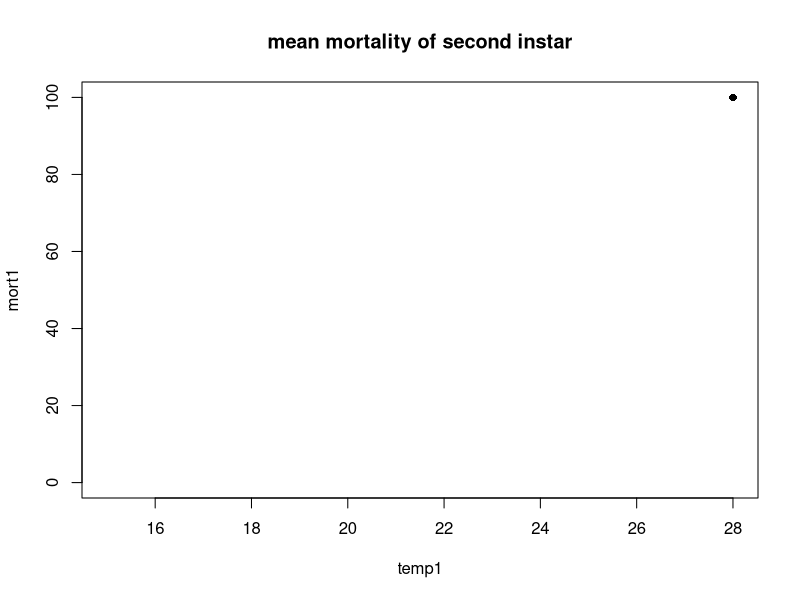
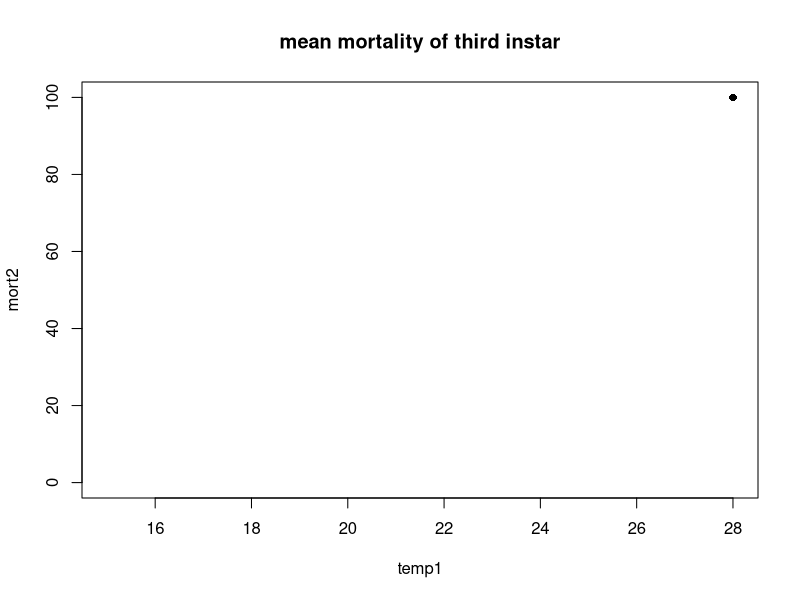
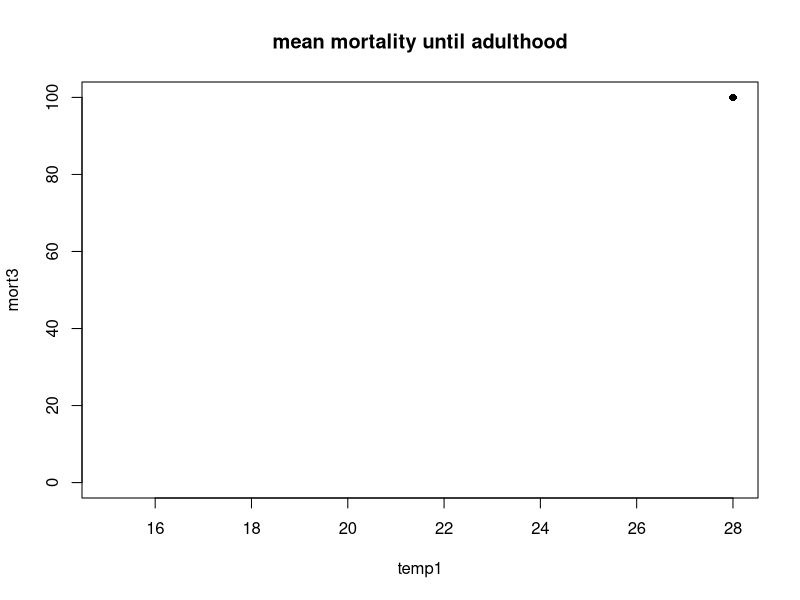
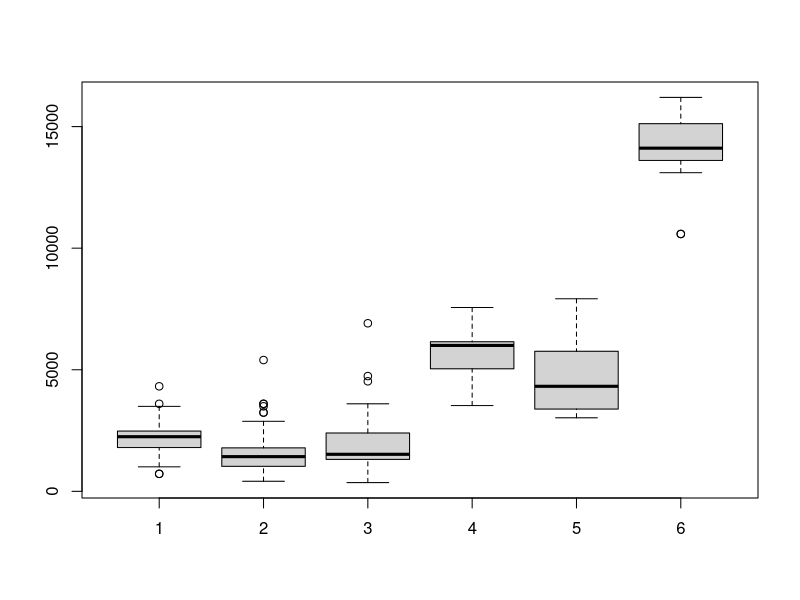
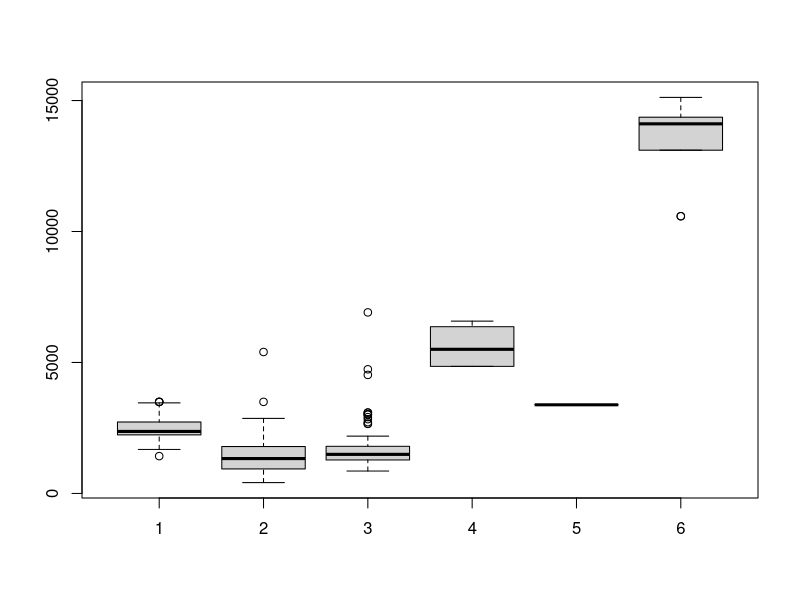
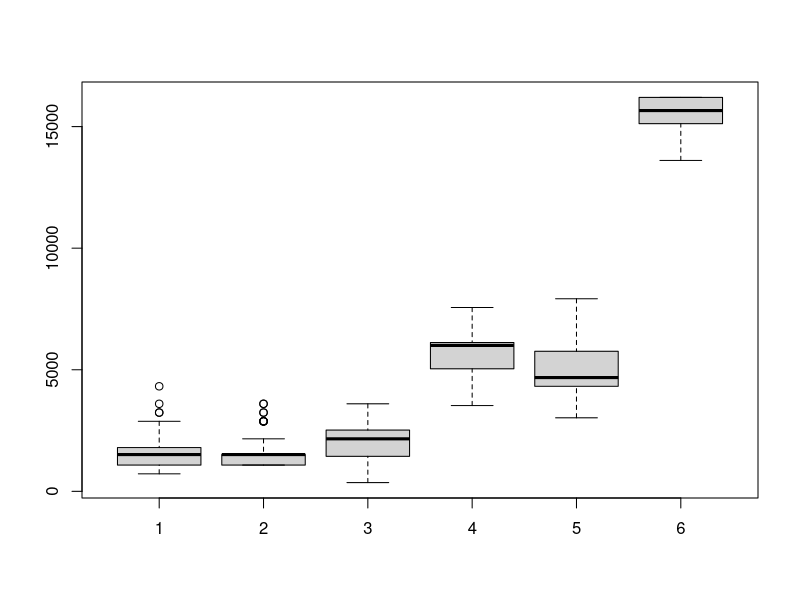
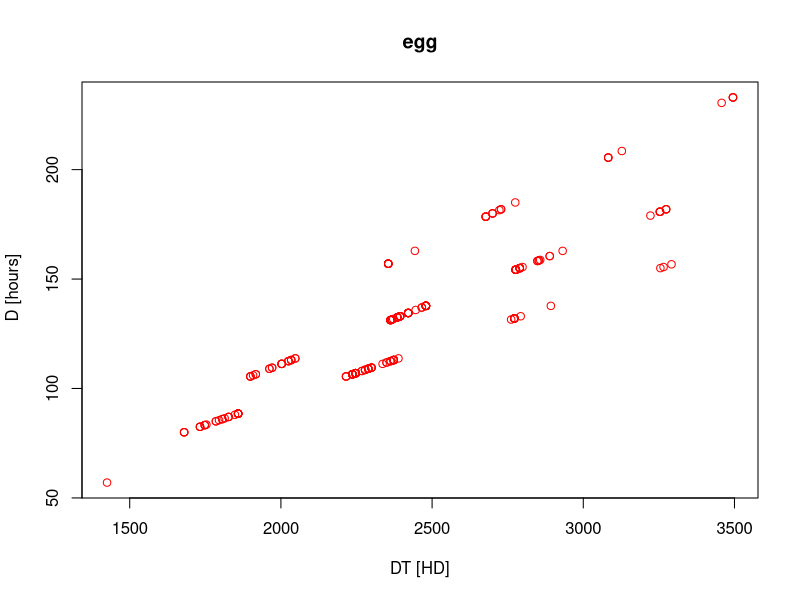
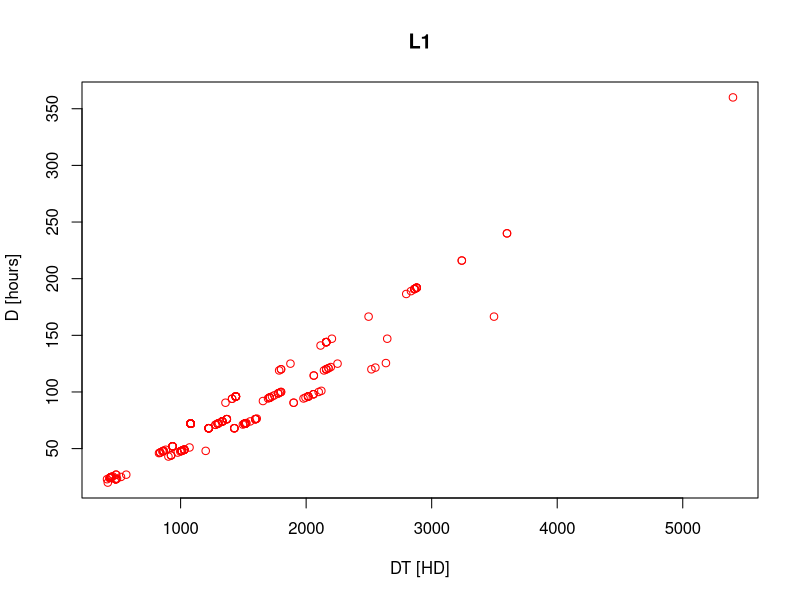

Write the R code that produced these figures, in order. (Note: this script raises an error after producing the figures.)
rm(list = ls())
data = read.csv("Data/cholevinae_full.csv", header=TRUE, sep = ";")
head(data)
summary(data)
class(data$DT_egg)
class (data$temp)
data_12 = data [data$year=="2012",] # data for 2012
data_13 = data [data$year=="2013",] # data for 2013
data_t15 = data [data$temp=="15",] # data for 15°C
data_t18 = data [data$temp=="18",] # data for 18°C
data_t21 = data [data$temp=="21",] # data for 21°C
data_t25 = data [data$temp=="25",] # data for 25°C
data_t28 = data [data$temp=="28",] # data for 28°C

#Mortality
summary (data_t15$mortality_total) #until adulthood
summary (data_t18$mortality_total) #until adulthood
summary (data_t21$mortality_total) #until adulthood
summary (data_t25$mortality_total) #until adulthood
summary (data_t28$mortality_total) #until adulthood

summary (data_t15$mortality_L2) #until L3
summary (data_t18$mortality_L2) #until L3
summary (data_t21$mortality_L2) #until L3
summary (data_t25$mortality_L2) #until L3
summary (data_t28$mortality_L2) #until L3

summary (data_t15$mortality_L3) #of L3
summary (data_t18$mortality_L3) #of L3
summary (data_t21$mortality_L3) #of L3
summary (data_t25$mortality_L3) #of L3
summary (data_t28$mortality_L3) #of L3

(1-0.1429)*100
(1-0.03077)*100
(1-0.1458)*100
(1-0.03704)*100

#Plot of mean mortality for each treatment
#SEcond Instar
mort_15 <-(1-mean(data_t15$mortality_L2))*100 #until L3
mort_18 <-(1-mean(data_t18$mortality_L2))*100 #until L3
mort_21 <-(1-mean(data_t21$mortality_L2))*100 #until L3
mort_25 <-(1-mean(data_t25$mortality_L2))*100 #until L3
mort_28 <-100 #until L3
mort1 <- c(mort_15, mort_18, mort_21, mort_25, mort_28)
temp1 <- c(15,18,21,25,28)
plot (mort1~temp1, type="o" , col="black", pch=16, 
      main = "mean mortality of second instar", ylim=c(0,100))
#Third instar
mort_15 <-(1-mean(data_t15$mortality_L3))*100 #until L3
mort_18 <-(1-mean(data_t18$mortality_L3))*100 #until L3
mort_21 <-(1-mean(data_t21$mortality_L3))*100 #until L3
mort_25 <-(1-mean(data_t25$mortality_L3))*100 #until L3
mort_28 <-100 #until L3
mort2 <- c(mort_15, mort_18, mort_21, mort_25, mort_28)
plot (mort2~temp1, type="o" , col="black", pch=16, 
      main = "mean mortality of third instar", ylim=c(0,100))
#until adulthood
mort_15 <-(1-mean(data_t15$mortality_total))*100 #until L3
mort_18 <-(1-mean(data_t18$mortality_total))*100 #until L3
mort_21 <-(1-mean(data_t21$mortality_total))*100 #until L3
mort_25 <-(1-mean(data_t25$mortality_total))*100 #until L3
mort_28 <-100 #until L3
mort3 <- c(mort_15, mort_18, mort_21, mort_25, mort_28)
plot (mort3~temp1, type="o" , col="black", pch=16, 
      main = "mean mortality until adulthood", ylim=c(0,100))

#Generate and export graph for mortality
tiff (filename="exports/sciodrepoides_mortality.tiff", 
      width=5000, height=5000, 
      compression="lzw", res= 800)
plot (mort1~temp1, pch=0, 
      ylim=c(0,100), xlim=c(15, 34.6), main = "Mortality of S. watsoni",
      xlab="Temperature (°C)", ylab="Mortality (%)")
points (temp1, mort2,  pch=1)
points (temp1, mort3,  pch=2)
lines (temp1, mort2,  pch=16, lty=3)
lines (temp1, mort3,  pch=16, lty=2)
lines (temp1, mort1,  pch=16, lty=1)
legend (28.5,100, c("1st-2nd instar", "3rd instar", "adulthood"),
        pch = c(0,1,2), lty = c(1,3,2), merge=TRUE)
dev.off()



#boxplots 
boxplot (data$DT_egg, data$DT_L1,data$DT_L2,data$DT_L3,data$DT_pupae,data$DT_total)
boxplot (data_13$DT_egg, data_13$DT_L1, data_13$DT_L2, data_13$DT_L3, data_13$DT_pupae, data_13$DT_total)
boxplot (data_12$DT_egg, data_12$DT_L1, data_12$DT_L2, data_12$DT_L3, data_12$DT_pupae, data_12$DT_total)

#plots data (egg, - pupae)
plot(data_13$DT_egg, data_13$egg, xlab='DT [HD]',ylab=' D [hours]', col='red', main="egg")
plot(data$DT_L1, data$L1, xlab='DT [HD]',ylab=' D [hours]', col='red', main="L1")
plot(data$DT_L2, data$L2, xlab='DT [HD]',ylab=' D [hours]', col='red', main="L2")
plot(data$DT_L3,  data$L3, xlab='DT [HD]',ylab=' D [hours]', col='red', main="L3")
plot(data$DT_pupae, data$pupae, xlab='DT [HD]',ylab=' D [hours]', col='red', main="pupae")

plot (data$temp,data$egg)
plot (data$temp,data$L1)
plot (data$temp,data$L2)
plot (data$temp,data$L3)
plot (data$temp,data$pupae)

#normality
#obviously non-normal distribution due to problems in recording the data
qqnorm(data_12$DT_egg) 
qqline(data_12$DT_egg)
#looks normal to me, different data recording
qqnorm(data_13$DT_egg)
qqline(data_13$DT_egg)
qqnorm(data$DT_L1)
qqline(data$DT_L1)
qqnorm(data$DT_L2)
qqline(data$DT_L2)
qqnorm(data$DT_L3)
qqline(data$DT_L3)
qqnorm(data$DT_pupae)
qqline(data$DT_pupae)

#test of normality
shapiro.test(data_13$DT_egg)
shapiro.test(data$DT_L1)
shapiro.test(data$DT_L2)
shapiro.test(data$DT_L3)
shapiro.test(data$DT_pupae)

#hist
hist(data$DT_egg, breaks=10, prob=FALSE, xlab='DT', ylab='Density', main='Histogram of development rate', col='grey')

#Tmin + SET - DT~D
lm.1=lm(data_13$DT_egg~data_13$egg)
summary(lm.1)
lm.2=lm(data_13$DT_L1~data_13$L1)
summary(lm.2)
lm.3=lm(data$DT_L2~data$L2)
summary(lm.3)
lm.4=lm(data$DT_L3 ~data$L3)
summary(lm.4)
lm.5=lm(data$DT_pupae~data$pupae)
summary(lm.5)



plot(data_13$DT_egg~data_13$egg, xlab='Development(h)',
     ylab='Development*Temperature (hD) ', main="Egg", 
     xlim=c(0,300),ylim=c(0,5000))
abline(lm.1, col='green', lwd=1)
plot(data$DT_L1~data$L1, xlab='D',ylab='DT ', main="L1")
abline(lm.2, col='green', lwd=2)
plot(data$DT_L2~data$L2, xlab='D',ylab='DT ', main="L2")
abline(lm.3, col='green', lwd=2)
plot(data$DT_L3 ~data$L3, xlab='D',ylab='DT ', main="L3")
abline(lm.4, col='green', lwd=2)
plot(data$DT_pupae~data$pupae, xlab='D',ylab='DT ', main="pupae")
abline(lm.5, col='green', lwd=2)

# Effect of locality of origin
#regrese (not very well done, still have to work on the imput and output

loc.1=lm(data_13$r_egg~data_13$temp)
summary(loc.1)
(6.045e-03)/(7.503e-04) #no idea what is this for

loc.2=lm(data$r_egg~data$temp+data$loc)
loc.3=lm(data$r_egg~data$temp*data$loc)
summary(loc.2)
AIC (loc.1, loc.2, loc.3)
BIC (loc.1, loc.2, loc.3)

loc.3=lm(data$r_egg~data$temp+data$loc+data$year)
loc.4=lm(data$r_egg~data$temp*data$loc*data$year)
summary(loc.3)
summary(loc.4)

loc.4=lm(data$DT_egg~data$egg)
summary(loc.1)
loc.5=lm(data$DT_egg~data$egg+data$loc)
loc.6=lm(data$DT_egg~data$egg*data$loc)
summary(loc.2)
AIC (loc.4, loc.5, loc.6)
BIC (loc.4, loc.5, loc.6)

loc.4=lm(data_13$DT_egg~data_13$egg)
summary(loc.1)
loc.5=lm(data_13$DT_egg~data_13$egg+data_13$loc)
loc.6=lm(data_13$DT_egg~data_13$egg*data_13$loc)
summary (loc.6)
summary(loc.2)
AIC (loc.4, loc.5, loc.6)
BIC (loc.4, loc.5, loc.6)


plot(data$temp, data$r_egg, xlab='temperature',ylab='development rate', main="vajicko")
lines(loc.1, col='green', lwd=2)
abline(loc.2, col='red', lwd=2)
abline(loc.3, col='blue', lwd=2)
AIC(loc.1,loc.2,loc.3,loc.4)
BIC(loc.1,loc.2,loc.3,loc.4)

loc.5=lm(data_13$r_egg~data_13$temp)
summary(loc.5)
anova (loc.5)
loc.6=lm(data_13$r_egg~data_13$temp+data_13$loc)
summary(loc.6)
loc.7=lm(data_13$r_egg~data_13$temp*data_13$loc)
summary(loc.7)
AIC(loc.5, loc.6, loc.7)
BIC(loc.5, loc.6, loc.7)

plot(data_13$temp[data_13$Herkomstcode==0], data_13$r_egg[data_13$Herkomstcode==0], pch=16, col=c("red"), xlab='temperature',ylab='development rate')
points(data_13$temp[data_13$Herkomstcode==1], data_13$r_egg[data_13$Herkomstcode==1], pch=2, col=c("blue"))
abline(a=nll.her$par[1],b=nll.her$par[3], col='red')
abline(a=nll.her$par[2],b=nll.her$par[3], col='blue')

glm.1=glm(data_13$r_egg~data_13$temp)
glm.2=glm(data_13$r_egg~data_13$temp, family=Gamma)
summary (glm.2)
AIC(glm.1,glm.2)
BIC(glm.1,glm.2)

glm.3=glm(data_13$r_egg~data_13$temp, family=Gamma)
glm.4=glm(data_13$r_egg~data_13$temp*data_13$loc, family=Gamma)
glm.4a=glm(data_13$r_egg~data_13$temp+data_13$loc, family=Gamma)
AIC(glm.3,glm.4,glm.4a)
BIC(glm.3,glm.4,glm.4a)

summary (glm.3)
summary (glm.4)
summary (glm.4a)
par (mfrow=c(1,1))
plot (glm.3)
plot (glm.4)
plot (glm.4a)
plot (data_13$temp, data_13$r_egg, xlim=c(0,40),ylim=c(0,0.1))
abline(glm.3, col='red', lwd=2)
abline(glm.4, col='green', lwd=2)
abline(glm.4a, col='blue', lwd=2)
plot (data_13$r_egg~data_13$temp*data_13$loc)
plot (data_13$r_egg~data_13$temp+data_13$loc)


#Negative log likelihood
nData = length(data$DT_egg)
meanData = mean(data$DT_egg)
varData = var(data$DT_egg)

# 3) Normal distibution for eggs
NLLfunNorm = function(p, x) {
  mean = p[1]
  sd = p[2]
  -sum(dnorm(x, mean = mean, sd = sd, log = TRUE)) 
}

sd(data$DT_egg, na.rm=TRUE)
paramsN = c(607,11.1)  # mean, sd
nllNorm = optim(fn=NLLfunNorm,p=paramsN, x=data$DT_egg)
nllNorm 

hist(data$r_egg, breaks=10, prob=TRUE, xlab='development rate', ylab='density', main='Histogram of development rate',col='grey')
curve(dnorm(x, mean = meanData, sd = sqrt(varData)),add=TRUE, col='green', lwd=2, lty=2)  # true
curve(dnorm(x, mean = nllNorm$par[1], sd = nllNorm$par[2]),add=TRUE, col='green', lwd=2)  # optim
legend('topright', lty=c(2,1), lwd=c(2,2), col=c('green', 'green'), legend=c('true', 'optim'), bty='n')


# confidence limits of our estimation
# finding x-intercepts
library(MASS)
fN = fitdistr(data$r_egg, "normal")
fN
ci.meanN = fN$estimate["mean"] + c(-2, 2) * fN$sd["mean"]
ci.sdN  = fN$estimate["sd"] + c(-2, 2) * fN$sd["sd"]

install.packages (c("dismo", "rgbif","raster", "maptools","XML", "rgdal"))
